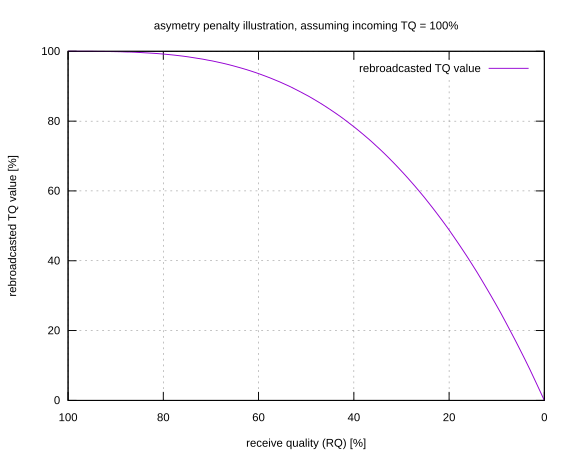

The gnuplot source for this figure:
#!/usr/bin/gnuplot
set title "asymetry penalty illustration, assuming incoming TQ = 100%"
set xlabel "receive quality (RQ) [%]"
set ylabel "rebroadcasted TQ value [%]"
set xrange [100:0]
set yrange [0:100]
set grid

set terminal svg
set output "asym_penalty.svg"

plot (1 - (1-x/100) ** 3)*100 title "rebroadcasted TQ value"

set terminal postscript eps enhanced color solid
set output "asym_penalty.eps"

plot (1 - (1-x/100) ** 3)*100 title "rebroadcasted TQ value"
